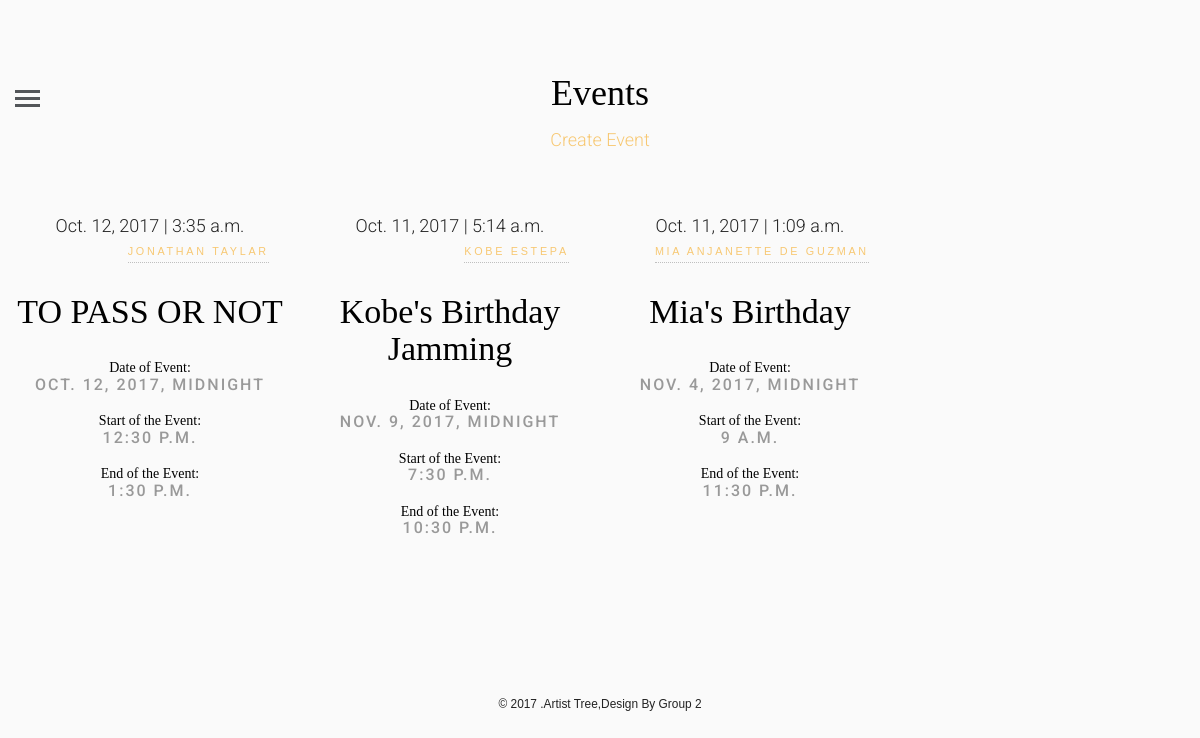
Screenshot of /artisttree/event/ (signed in) with the database file from the repository.
### artisttree/models.py (models this page shows, shortened)
class Event(models.Model):
    user = models.ForeignKey(User)
    eventname = models.CharField(max_length=50)
    description = models.CharField(max_length=200)
    eventdate = models.DateTimeField()
    eventstart = models.TimeField()
    eventend = models.TimeField()
    date_posted = models.DateField(auto_now=True)
    time_posted = models.TimeField(auto_now=True)
    event_pic =models.ImageField(blank=True,upload_to='event_pics')

### artisttree/views.py (the view)
# urls.py: url(r'^event/(?P<eventsingle_id>[0-9]+)/$', views.eventsingle, name='eventsingle'),
def event(request):
    user = User.objects.get(id=request.session['user_id'])
    event = Event.objects.all().order_by('-date_posted', '-time_posted')
    userprofileinfo = UserProfileInfo.objects.get(user_id=request.session['user_id'])
    return render(request, 'artisttree/event.html', {'event': event, 'userprofilepic':userprofileinfo,'user':user})

### artisttree/templates/artisttree/event.html (shortened to what this page needs)
<!DOCTYPE html>
 <html class="no-js">
	<head>
		{% load staticfiles %}
    <link rel="stylesheet" type="text/css" href="{% static 'profile/css/plugin.css' %}">
    <link rel="stylesheet" type="text/css" href="{% static 'profile/css/style.css' %}">
	<link rel="stylesheet" href="{% static 'event/css/animate.css' %}">
	<link rel="stylesheet" href="{% static 'event/css/icomoon.css' %}">
	<link rel="stylesheet" href="{% static 'event/css/bootstrap.css' %}">
	<link rel="stylesheet" href="{% static 'event/css/style.css' %}">
	</head>
	<body>
	<header id="fh5co-header">
		<div class="container-fluid">
			<div class="row">
				<a href="#" class="js-fh5co-nav-toggle fh5co-nav-toggle"><i></i></a>
				<div class="col-lg-12 col-md-12 text-center">
					<h1 id="fh5co-logo"><a href="{% url 'artisttree:event' %}">Events</a></h1>
				</div>
				<div class="col-lg-12 col-md-12 text-center">
				<a href="{% url 'artisttree:create_event' %}" class="waves-effect waves-light btn-large">Create Event</a>
				</div>
			</div>
		</div>
	</header>
	<div class="container-fluid">
		<div class="row fh5co-post-entry">
			{%if event.count > 0%}
					{% for eventsingle in event %}
					<article class="col-lg-3 col-md-3 col-sm-3 col-xs-6 col-xxs-12 animate-box">
					<time class="published" datetime="2015-11-01">{{ eventsingle.date_posted }} | {{eventsingle.time_posted}}</time> <br/>
					<a href="/artisttree/profile/{{eventsingle.user.id}}" class="author"><span class="name">{{eventsingle.user.first_name}} {{eventsingle.user.last_name}}</span>
						<h2 class="fh5co-article-title"><a href="/artisttree/event/{{eventsingle.id}}">{{eventsingle.eventname}}</a></h2>
				<h5> Date of Event: <span class="fh5co-meta fh5co-date">{{eventsingle.eventdate}}</span>
				Start of the Event: <span class="fh5co-meta fh5co-date">{{eventsingle.eventstart}}</span>
				End of the Event: <span class="fh5co-meta fh5co-date">{{eventsingle.eventend}}</span>
				</h5>
			</article>
					{%endfor%}
            {%else%}
                     <p>No Event</p>
            {%endif%}
	</div>
	<footer id="fh5co-footer">
                                <p><small>&copy; 2017 .Artist Tree,Design By Group 2</small></p>
	</footer>
    <link rel="stylesheet" href="{% static 'js/datetimewidgets/bootstrap-datepicker/css/bootstrap-datepicker.min.css' %}">
    <link rel="stylesheet" href="{% static 'js/datetimewidgets/jonthornton-timepicker/jquery.timepicker.css' %}">
	</body>
</html>

### artisttree/static/profile/css/style.css (style rules this page uses)
body { font-family: "Poppins", sans-serif; background: #fafafa !important; }
html { position: relative; min-height: 100%; }
a { text-decoration: none !important; color: #1abc9c; }
p { font-size: 14px; font-family: "Poppins", sans-serif; }

### artisttree/static/event/css/style.css (style rules this page uses)
html { background: #fff; }
body { font-family: "Roboto", arial, sans-serif; font-size: 18px; font-weight: 300; line-height: 1.8; color: #222; background: #fff; }
a { color: #f7c873; -webkit-transition: 0.5s; -o-transition: 0.5s; transition: 0.5s; }
h1, h2, h3, h4, h5, h6 { font-family: "Playfair Display", times, serif; color: #000; }
p { margin-bottom: 30px; }
#fh5co-header { padding: 3em 3em; float: left; width: 100%; }
@media screen and (max-width: 1200px) { #fh5co-header { padding-left: 15px; padding-right: 15px; } }
#fh5co-header .fh5co-nav-toggle { position: absolute; top: 4.2em; left: 3em; z-index: 99; }
@media screen and (max-width: 1200px) { #fh5co-header .fh5co-nav-toggle { top: 4em; left: 15px; } }
#fh5co-header #fh5co-logo { text-align: center; }
#fh5co-header #fh5co-logo a { color: #000; }
.fh5co-post-entry article { text-align: center; float: left; margin-bottom: 110px; padding-left: 3em; padding-right: 3em; }
@media screen and (max-width: 1200px) { .fh5co-post-entry article { margin-bottom: 80px; padding-left: 15px; padding-right: 15px; } }
.fh5co-post-entry article h2 { font-family: "Playfair Display", times, serif; font-size: 34px; color: #000; margin-bottom: 30px; }
.fh5co-post-entry article h2 a { color: #000; }
.fh5co-post-entry article .fh5co-meta { font-size: 16px; font-family: "Roboto", arial, sans-serif; color: #999999; margin-bottom: 20px; display: block; }
.fh5co-post-entry article .fh5co-meta.fh5co-date { text-transform: uppercase; letter-spacing: 2px; }
#fh5co-footer { padding: 3em 0; text-align: center; }
.js .to-animate, .js .to-animate-2, .js .animate-box { opacity: 0; }
.fh5co-nav-toggle { width: 25px; height: 25px; cursor: pointer; text-decoration: none; }
.fh5co-nav-toggle i { position: relative; display: -moz-inline-stack; display: inline-block; zoom: 1; *display: inline; width: 25px; height: 3px; color: #535659; font: bold 14px/.4 Helvetica; text-transform: uppercase; text-indent: -55px; background: #535659; transition: all .2s ease-out; }
.fh5co-nav-toggle i::before, .fh5co-nav-toggle i::after { content: ''; width: 25px; height: 3px; background: #535659; position: absolute; left: 0; -webkit-transition: 0.2s; -o-transition: 0.2s; transition: 0.2s; }
.fh5co-nav-toggle i::before { top: -7px; }
.fh5co-nav-toggle i::after { bottom: -7px; }
.fh5co-nav-toggle { position: absolute; top: 18px; left: 0; z-index: 21; padding: 6px 0 0 0; display: block; margin: 0 auto; display: block; height: 44px; width: 25px; border-bottom: none !important; }
.author { display: -moz-flex; display: -webkit-flex; display: -ms-flex; display: flex; -moz-flex-direction: row; -webkit-flex-direction: row; -ms-flex-direction: row; flex-direction: row; -moz-align-items: center; -webkit-align-items: center; -ms-align-items: center; align-items: center; -moz-justify-content: -moz-flex-end; -webkit-justify-content: -webkit-flex-end; -ms-justify-content: -ms-flex-end; justify-content: flex-end; border-bottom: 0; font-family: "Raleway", Helvetica, sans-serif; font-size: 0.6em; font-weight: 400; letter-spacing: 0.25em; text-transform: uppercase; white-space: nowrap; }
.author .name { -moz-transition: border-bottom-color 0.2s ease; -webkit-transition: border-bottom-color 0.2s ease; -ms-transition: border-bottom-color 0.2s ease; transition: border-bottom-color 0.2s ease; border-bottom: dotted 1px rgba(160, 160, 160, 0.65); display: block; margin: 0 1.5em 0 0; }

### rows the page displays
Event: date_posted "Oct. 12, 2017", time_posted "3:35 a.m.", user.first_name "JONATHAN", user.last_name "TAYLAR", eventname "TO PASS OR NOT", eventdate "OCT. 12, 2017, MIDNIGHT", eventstart "12:30 P.M.", eventend "1:30 P.M."
Event: date_posted "Oct. 11, 2017", time_posted "5:14 a.m.", user.first_name "KOBE", user.last_name "ESTEPA", eventname "Kobe's Birthday Jamming", eventdate "NOV. 9, 2017, MIDNIGHT", eventstart "7:30 P.M.", eventend "10:30 P.M."
Event: date_posted "Oct. 11, 2017", time_posted "1:09 a.m.", user.first_name "MIA ANJANETTE", user.last_name "DE GUZMAN", eventname "Mia's Birthday", eventdate "NOV. 4, 2017, MIDNIGHT", eventstart "9 A.M.", eventend "11:30 P.M."
